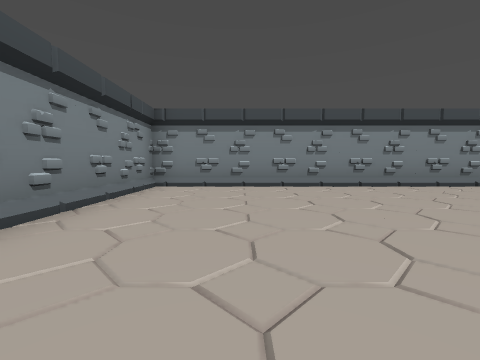
view 1 (above)

17 first-person views from a walk through a Godot game level. The camera is 1.2 m above the floor, tilts 4° down and sees 90° across. The floor is counted in squares, 2 m on a side. Each view is taken from the middle of a square. On the plan, view 1 faces up. The plan holds only what a view shows up to about 9 squares ahead; the rest is blank. The place goes on beyond the plan.

view 2
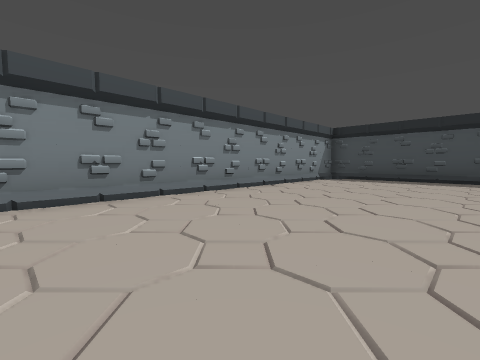

view 3
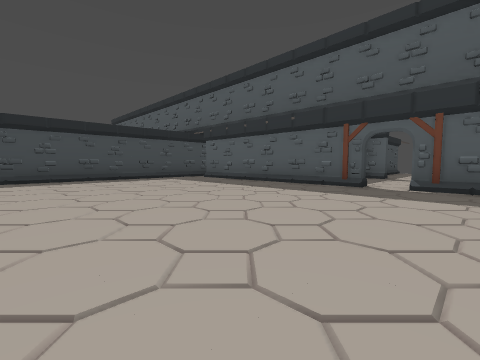

view 4
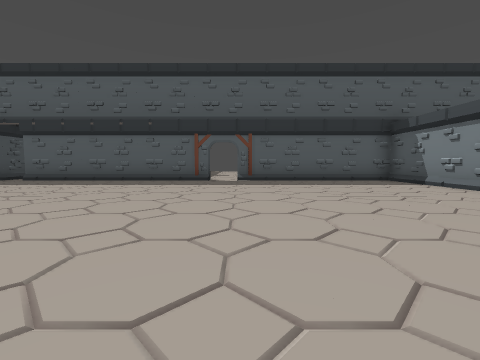

view 5
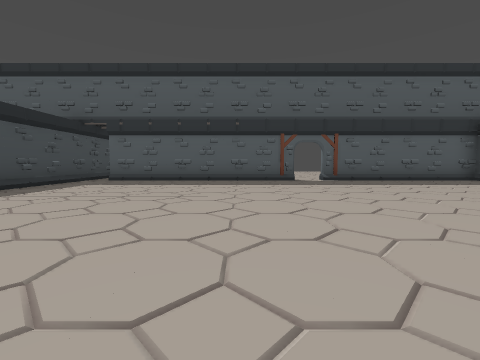

view 6
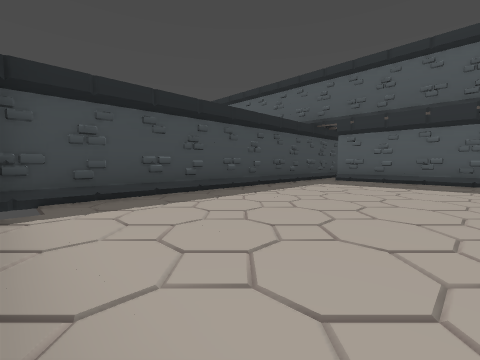

view 7
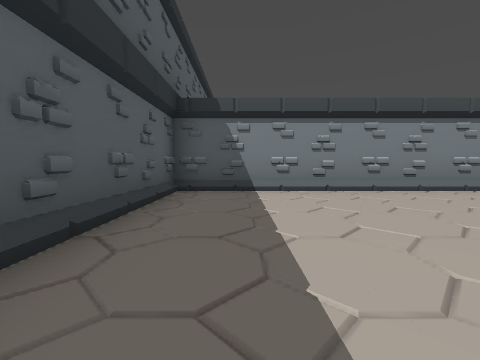

view 8
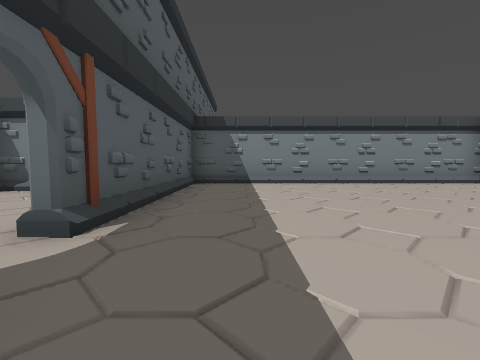

view 9
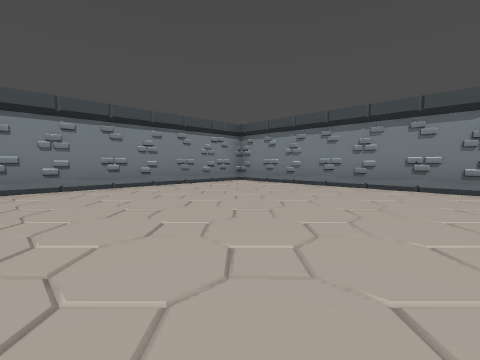

view 10
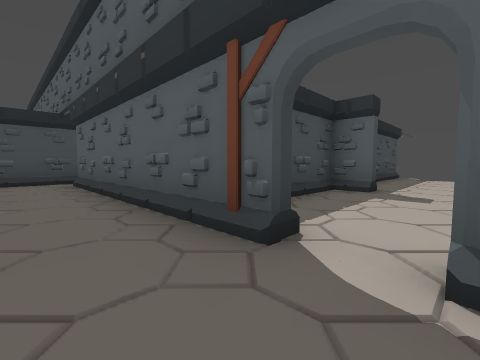

view 11
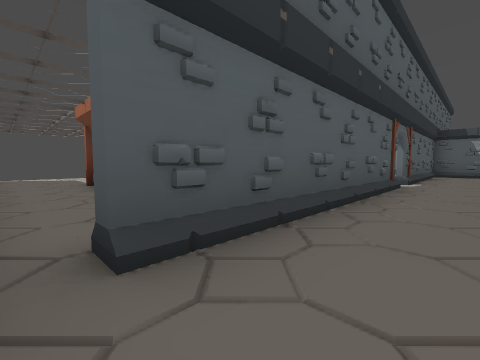

view 12
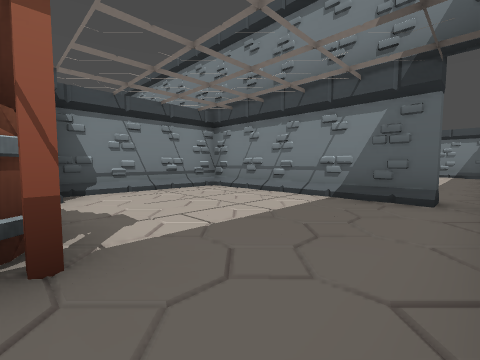

view 13
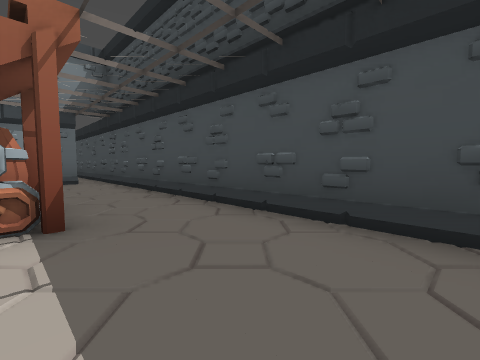

view 14
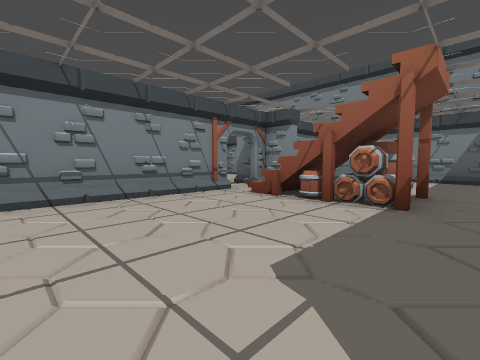

view 15
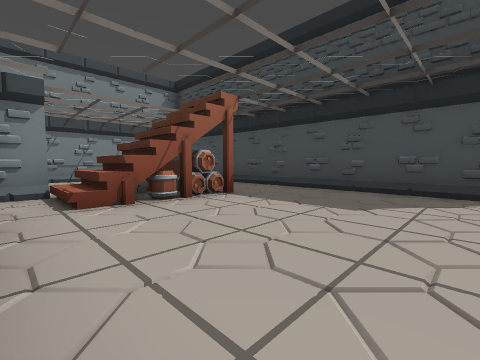

view 16
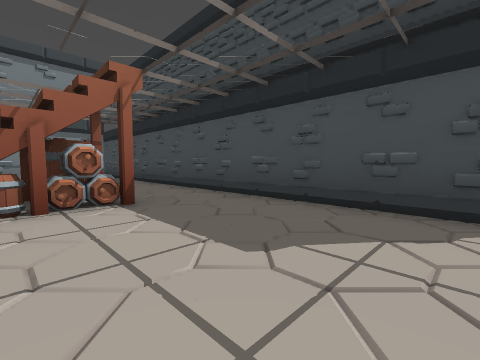

view 17
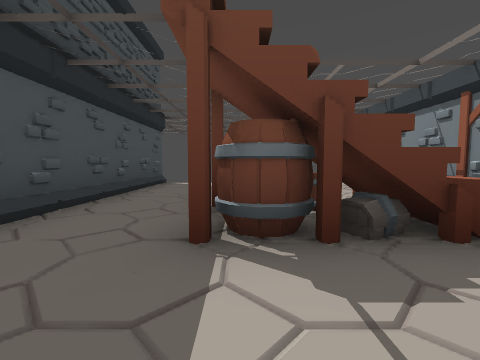

### Floor plan
Key: @ floor where view 1 was taken; # wall or solid block; x gap in a wall; . floor; / step, stairs or slope.
Columns run from 3 left of view 1 to 12 right of it. Each row starts with its distance up from view 1.
  7 ###############
  6 #.////////////##
  5 #/.............#
  4 #/.............#
  3 #/.............#
  2 #/.............#
  1 #/.............#
  0 #/.@...........#
 -1 #/.............#
 -2 #/#####.######.#
 -3 #######x#......#
 -4     ....#......#
 -5       ..#......#
 -6       ..##.....#
 -7       ..#####..#
 -8       ..#####..#
 -9        .#......#
-10        .#......#
-11        .#......#
-12         #......#
-13               ##

Positions as (right, up) in squares from view 1, and headings:
1: (0, 0), facing up
2: (2, 2), facing up-right
3: (2, 4), facing down-right
4: (3, 6), facing down
5: (6, 6), facing down
6: (7, 6), facing down-right
7: (3, -1), facing left
8: (5, -1), facing left
9: (4, 0), facing up-left
10: (3, -1), facing down-right
11: (11, -1), facing down-left
12: (11, -7), facing up-left
13: (9, -11), facing up-right
14: (10, -12), facing up-left
15: (6, -12), facing up-right
16: (8, -12), facing up-right
17: (9, -5), facing down
